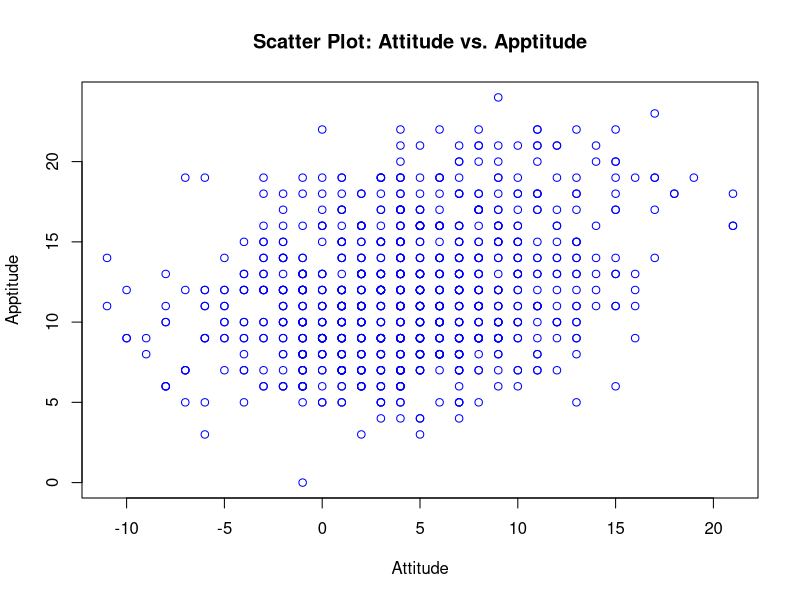
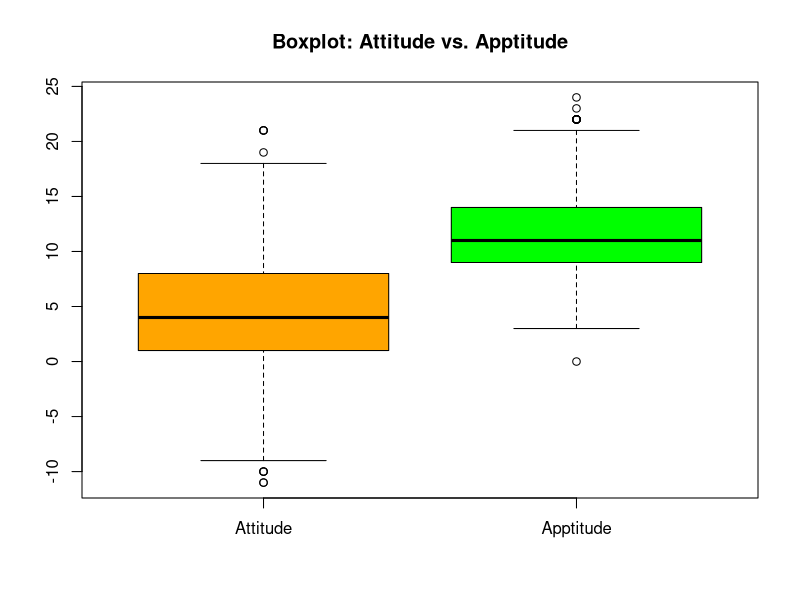
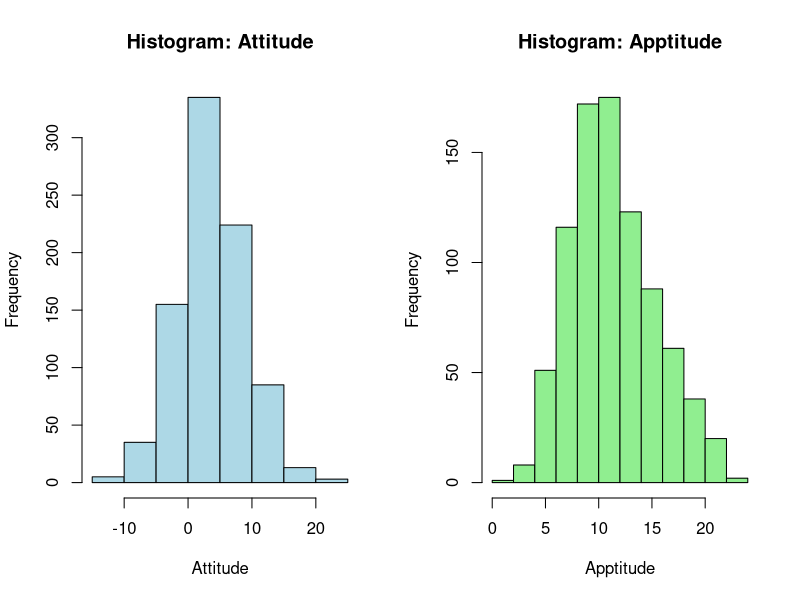
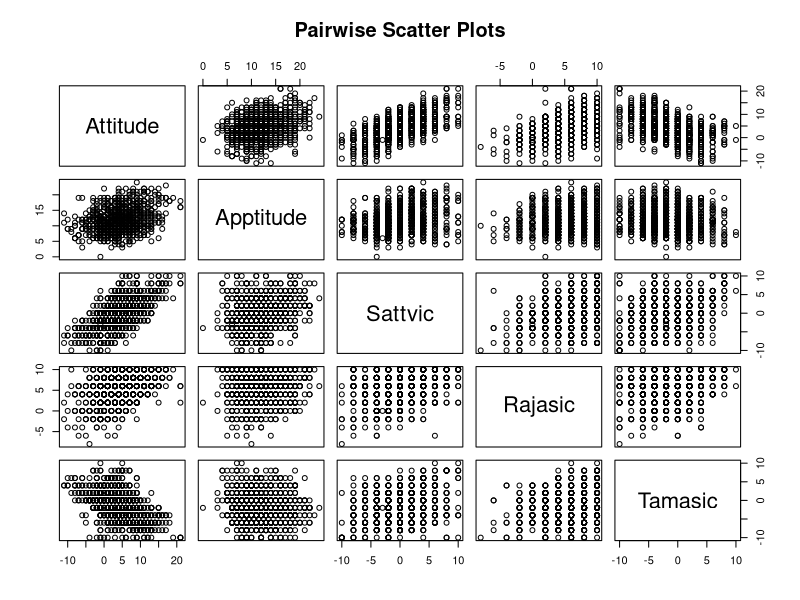
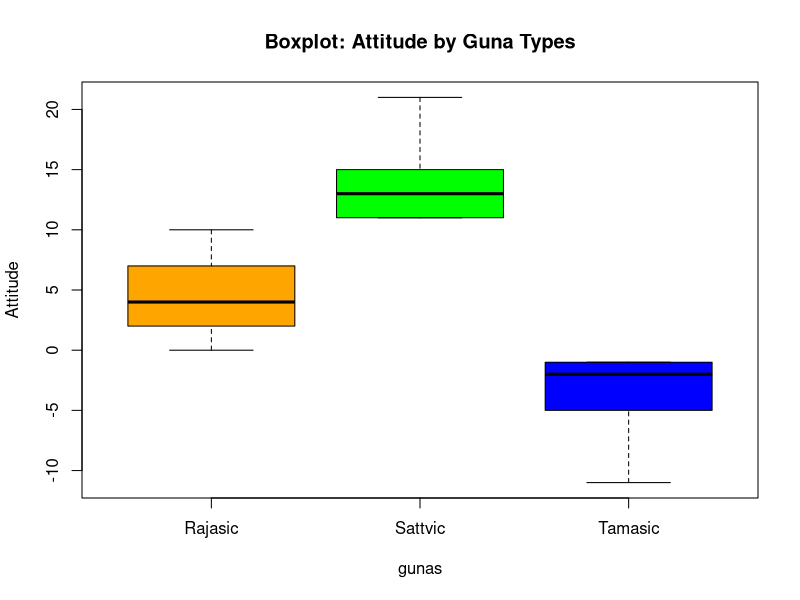
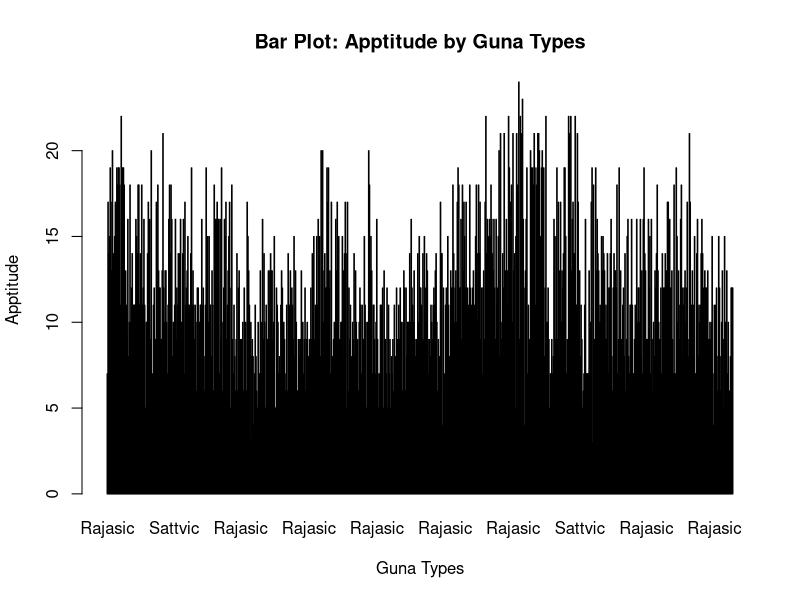

The R source for these figures, in order:
data <- read.csv("guna1.csv")

# Comparison of Attitude and Apptitude
attitude <- data$Attitude
apptitude <- data$Apptitude

# Calculate Mean and Standard Deviation
mean_attitude <- mean(attitude)
sd_attitude <- sd(attitude)

cat("Attitude - Mean:", mean_attitude, "SD:", sd_attitude, "\n")

# Create a Scatter Plot
plot(attitude, apptitude, main = "Scatter Plot: Attitude vs. Apptitude", xlab = "Attitude", ylab = "Apptitude", col = "blue")

# Create a Boxplot for Attitude and Apptitude
boxplot(attitude, apptitude, names = c("Attitude", "Apptitude"), main = "Boxplot: Attitude vs. Apptitude", col = c("orange", "green"))

# Create a Histogram for Attitude and Apptitude
par(mfrow = c(1, 2))
hist(attitude, col = "lightblue", main = "Histogram: Attitude", xlab = "Attitude", ylab = "Frequency")
hist(apptitude, col = "lightgreen", main = "Histogram: Apptitude", xlab = "Apptitude", ylab = "Frequency")
par(mfrow = c(1, 1))

# Correlation Matrix
cor_matrix <- cor(data[, c("Attitude", "Apptitude", "Sattvic", "Rajasic", "Tamasic")])
print("Correlation Matrix:")
print(cor_matrix)

# Hypothesis Testing (ANOVA) for Attitude and Apptitude based on Gunas
anova_result <- aov(Attitude ~ Sattvic + Rajasic + Tamasic + Apptitude, data = data)
print("ANOVA Result:")
print(anova_result)

# Correlation Matrix
cor_matrix <- cor(data[, c("Attitude", "Apptitude", "Sattvic", "Rajasic", "Tamasic")])
print("Correlation Matrix:")
print(cor_matrix)

# Pairwise Scatter Plots
pairs(data[, c("Attitude", "Apptitude", "Sattvic", "Rajasic", "Tamasic")], main = "Pairwise Scatter Plots")

# Create a Boxplot for Attitude based on Guna Types
boxplot(Attitude ~ gunas, data = data, main = "Boxplot: Attitude by Guna Types", col = c("orange", "green", "blue"))

# Bar Plot for Apptitude by Guna Types
barplot(data$Apptitude, beside = TRUE, names.arg = data$gunas, col = c("orange", "green", "blue"), main = "Bar Plot: Apptitude by Guna Types", xlab = "Guna Types", ylab = "Apptitude")
